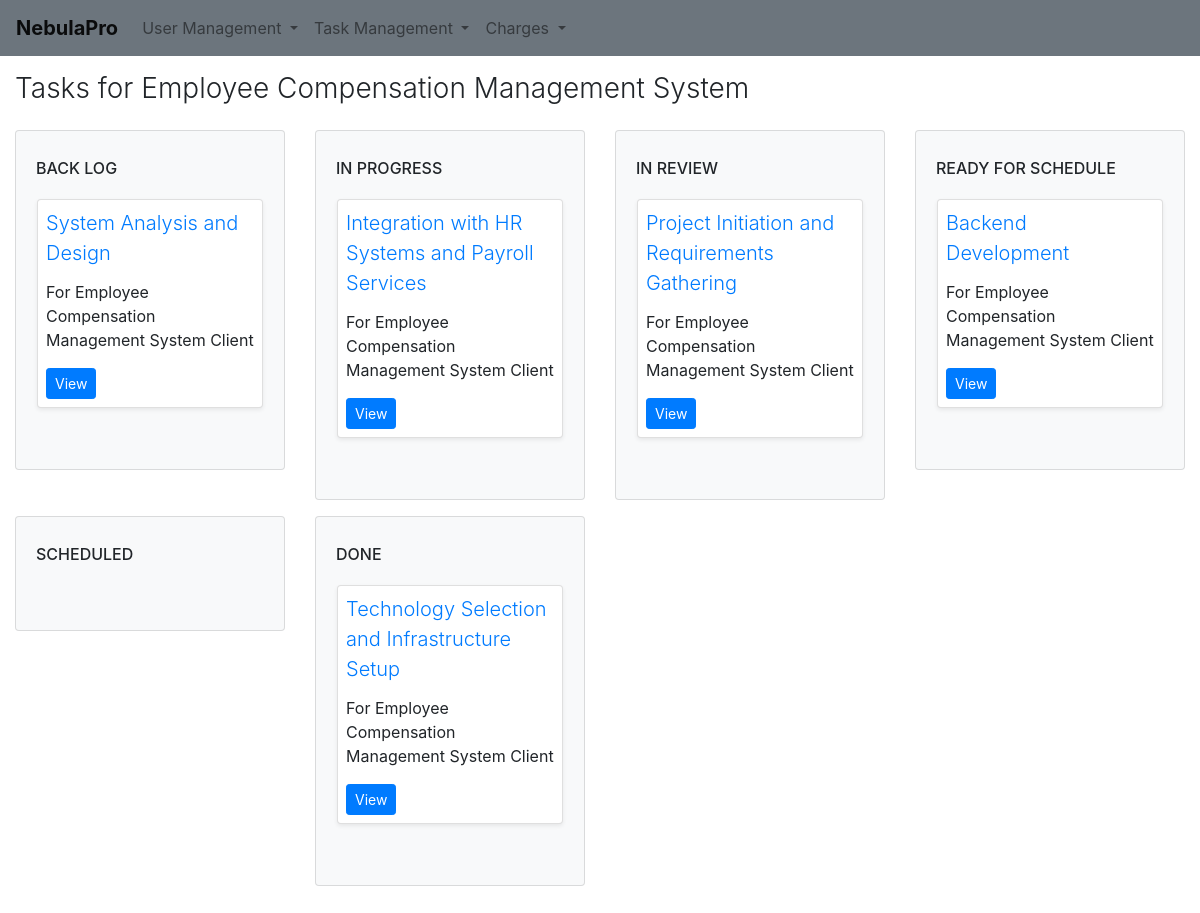
/project/1/tasks/, run on the app's committed database.
### task_management/models.py (models this page shows, shortened)
class Project(models.Model):
    title = models.CharField(max_length=225)
    active = models.BooleanField(default= False)
    client = models.ForeignKey(Client, null = False, on_delete=models.CASCADE)
    status = models.CharField(max_length=225, choices=PROJECT_STATUS_CHOICES, default = 'draft')
    created_date = models.DateTimeField(auto_now_add=True)
    start_date = models.DateField()
    end_date = models.DateField()
    total_costs = models.DecimalField(max_digits=10, decimal_places=2)

class Task(models.Model):
    title = models.CharField(max_length=225)
    project = models.ForeignKey(Project, null = True, on_delete=models.CASCADE)
    status = models.CharField(max_length=225, choices=TASK_STATUS_CHOICES, default = 'back_log')
    reporter = models.ForeignKey(User, related_name='reported_tasks', null = True, on_delete=models.SET_NULL)
    assignee = models.ForeignKey(User, related_name='assigned_tasks', null = True, on_delete=models.SET_NULL)
    created_date = models.DateTimeField(auto_now_add=True)
    deadline_date = models.DateField()
    last_modified_date = models.DateTimeField()
    last_modified_by = models.ForeignKey(User, related_name='modified_tasks', null = True, on_delete=models.SET_NULL)

### task_management/views.py (the view)
# urls.py: path('project/<int:project_id>/tasks/', project_tasks, name='project_tasks'),
def project_tasks(request, project_id):
    project = get_object_or_404(Project, pk=project_id)
    tasks = Task.objects.filter(project=project)
    status_data = {
        'Back Log': tasks.filter(status='back_log'),
        'In Progress': tasks.filter(status='in_progress'),
        'In Review': tasks.filter(status='in_review'),
        'Ready For Schedule': tasks.filter(status='ready_for_schedule'),
        'Scheduled': tasks.filter(status='scheduled'),
        'Done': tasks.filter(status='done'),
    }
    return render(request, 'clients/project_tasks.html', {
        'project': project,
        'status_data': status_data
    })

### task_management/templates/clients/project_tasks.html (shortened to what this page needs)
{% extends 'base.html' %}
{% load static %}
{% block extra_css %}
<link rel="stylesheet" href="{% static 'css/project_tasks.css' %}">
{% endblock %}
{% block content %}
    {% include 'components/project_tasks_card.html' %}
{% endblock %}

### task_management/templates/components/project_tasks_card.html
<div class="container-fluid pt-3">
    <h3 class="font-weight-light text-black">Tasks for {{ project.title }}</h3>
    <div class="row py-3">
        {% for category, tasks in status_data.items %}
            <div class="col-sm-6 col-md-4 col-xl-3 mb-3">
                <div class="card bg-light">
                    <div class="card-body">
                        <h6 class="card-title text-uppercase text-truncate py-2">{{ category }}</h6>
                        <div class="items border border-light">
                            {% for task in tasks %}
                                <div class="card draggable shadow-sm" id="task-{{ task.pk }}" draggable="true" ondragstart="drag(event)">
                                    <div class="card-body p-2">
                                        <div class="card-title">
                                            <a href="{% url 'task_detail' task.pk %}" class="lead font-weight-light">{{ task.title }}</a>
                                        </div>
                                        <p>For {{ task.project.title }} Client</p>
                                        <a href="{% url 'task_detail' task.pk %}" class="btn btn-primary btn-sm">View</a>
                                    </div>
                                </div>
                                <div class="dropzone rounded" data-status="{{ category|lower }}" ondrop="drop(event)" ondragover="allowDrop(event)" ondragleave="clearDrop(event)"> &nbsp; </div>
                            {% endfor %}
                            {% if not tasks %}
                                <div class="dropzone rounded" data-status="{{ category|lower }}" ondrop="drop(event)" ondragover="allowDrop(event)" ondragleave="clearDrop(event)"> &nbsp; </div>
                            {% endif %}
                        </div>
                    </div>
                </div>
            </div>
        {% endfor %}
    </div>
</div>

### static/css/project_tasks.css (style rules this page uses)
.card.draggable { margin-bottom: 1rem; cursor: grab; }

### data on the page
Project: title "Employee Compensation Management System"
Task: title "System Analysis and Design", project "Employee Compensation Management System"
Task: title "Integration with HR Systems and Payroll Services", project "Employee Compensation Management System"
Task: title "Project Initiation and Requirements Gathering", project "Employee Compensation Management System"
Task: title "Backend Development", project "Employee Compensation Management System"
Task: title "Technology Selection and Infrastructure Setup", project "Employee Compensation Management System"

### other printed values
{{ category }} "BACK LOG" "IN PROGRESS" "IN REVIEW" "READY FOR SCHEDULE" "SCHEDULED" "DONE"
